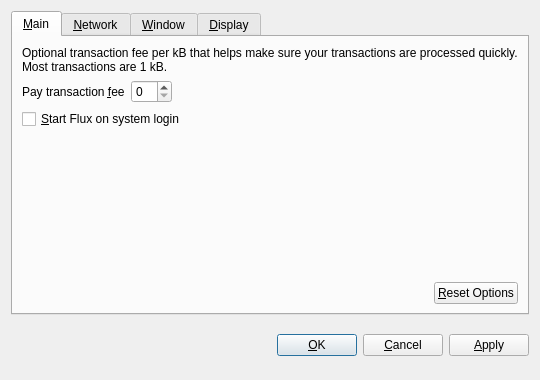
<?xml version="1.0" encoding="UTF-8"?>
<ui version="4.0">
 <class>OptionsDialog</class>
 <widget class="QDialog" name="OptionsDialog">
  <property name="geometry">
   <rect>
    <x>0</x>
    <y>0</y>
    <width>540</width>
    <height>380</height>
   </rect>
  </property>
  <property name="windowTitle">
   <string>Options</string>
  </property>
  <property name="modal">
   <bool>true</bool>
  </property>
  <layout class="QVBoxLayout" name="verticalLayout">
   <item>
    <widget class="QTabWidget" name="tabWidget">
     <property name="tabPosition">
      <enum>QTabWidget::North</enum>
     </property>
     <property name="currentIndex">
      <number>0</number>
     </property>
     <widget class="QWidget" name="tabMain">
      <attribute name="title">
       <string>&amp;Main</string>
      </attribute>
      <layout class="QVBoxLayout" name="verticalLayout_Main">
       <item>
        <widget class="QLabel" name="transactionFeeInfoLabel">
         <property name="text">
          <string>Optional transaction fee per kB that helps make sure your transactions are processed quickly. Most transactions are 1 kB.</string>
         </property>
         <property name="textFormat">
          <enum>Qt::PlainText</enum>
         </property>
         <property name="wordWrap">
          <bool>true</bool>
         </property>
        </widget>
       </item>
       <item>
        <layout class="QHBoxLayout" name="horizontalLayout_1_Main">
         <item>
          <widget class="QLabel" name="transactionFeeLabel">
           <property name="text">
            <string>Pay transaction &amp;fee</string>
           </property>
           <property name="textFormat">
            <enum>Qt::PlainText</enum>
           </property>
           <property name="buddy">
            <cstring>transactionFee</cstring>
           </property>
          </widget>
         </item>
         <item>
          <widget class="FluxAmountField" name="transactionFee"/>
         </item>
         <item>
          <spacer name="horizontalSpacer_1_Main">
           <property name="orientation">
            <enum>Qt::Horizontal</enum>
           </property>
           <property name="sizeHint" stdset="0">
            <size>
             <width>40</width>
             <height>20</height>
            </size>
           </property>
          </spacer>
         </item>
        </layout>
       </item>
       <item>
        <widget class="QCheckBox" name="fluxAtStartup">
         <property name="toolTip">
          <string>Automatically start Flux after logging in to the system.</string>
         </property>
         <property name="text">
          <string>&amp;Start Flux on system login</string>
         </property>
        </widget>
       </item>
       <item>
        <spacer name="verticalSpacer_Main">
         <property name="orientation">
          <enum>Qt::Vertical</enum>
         </property>
         <property name="sizeHint" stdset="0">
          <size>
           <width>20</width>
           <height>40</height>
          </size>
         </property>
        </spacer>
       </item>
       <item>
        <layout class="QHBoxLayout" name="horizontalLayout_2_Main">
         <item>
          <spacer name="horizontalSpacer_2_Main">
           <property name="orientation">
            <enum>Qt::Horizontal</enum>
           </property>
           <property name="sizeHint" stdset="0">
            <size>
             <width>40</width>
             <height>20</height>
            </size>
           </property>
          </spacer>
         </item>
         <item>
          <widget class="QPushButton" name="resetButton">
           <property name="toolTip">
            <string>Reset all client options to default.</string>
           </property>
           <property name="text">
            <string>&amp;Reset Options</string>
           </property>
           <property name="autoDefault">
            <bool>false</bool>
           </property>
          </widget>
         </item>
        </layout>
       </item>
      </layout>
     </widget>
     <widget class="QWidget" name="tabNetwork">
      <attribute name="title">
       <string>&amp;Network</string>
      </attribute>
      <layout class="QVBoxLayout" name="verticalLayout_Network">
       <item>
        <widget class="QCheckBox" name="mapPortUpnp">
         <property name="toolTip">
          <string>Automatically open the Flux client port on the router. This only works when your router supports UPnP and it is enabled.</string>
         </property>
         <property name="text">
          <string>Map port using &amp;UPnP</string>
         </property>
        </widget>
       </item>
       <item>
        <widget class="QCheckBox" name="connectSocks">
         <property name="toolTip">
          <string>Connect to the Flux network through a SOCKS proxy (e.g. when connecting through Tor).</string>
         </property>
         <property name="text">
          <string>&amp;Connect through SOCKS proxy:</string>
         </property>
        </widget>
       </item>
       <item>
        <layout class="QHBoxLayout" name="horizontalLayout_Network">
         <item>
          <widget class="QLabel" name="proxyIpLabel">
           <property name="text">
            <string>Proxy &amp;IP:</string>
           </property>
           <property name="textFormat">
            <enum>Qt::PlainText</enum>
           </property>
           <property name="buddy">
            <cstring>proxyIp</cstring>
           </property>
          </widget>
         </item>
         <item>
          <widget class="QValidatedLineEdit" name="proxyIp">
           <property name="maximumSize">
            <size>
             <width>140</width>
             <height>16777215</height>
            </size>
           </property>
           <property name="toolTip">
            <string>IP address of the proxy (e.g. 127.0.0.1)</string>
           </property>
          </widget>
         </item>
         <item>
          <widget class="QLabel" name="proxyPortLabel">
           <property name="text">
            <string>&amp;Port:</string>
           </property>
           <property name="textFormat">
            <enum>Qt::PlainText</enum>
           </property>
           <property name="buddy">
            <cstring>proxyPort</cstring>
           </property>
          </widget>
         </item>
         <item>
          <widget class="QLineEdit" name="proxyPort">
           <property name="maximumSize">
            <size>
             <width>55</width>
             <height>16777215</height>
            </size>
           </property>
           <property name="toolTip">
            <string>Port of the proxy (e.g. 9050)</string>
           </property>
          </widget>
         </item>
         <item>
          <widget class="QLabel" name="socksVersionLabel">
           <property name="text">
            <string>SOCKS &amp;Version:</string>
           </property>
           <property name="textFormat">
            <enum>Qt::PlainText</enum>
           </property>
           <property name="buddy">
            <cstring>socksVersion</cstring>
           </property>
          </widget>
         </item>
         <item>
          <widget class="QValueComboBox" name="socksVersion">
           <property name="toolTip">
            <string>SOCKS version of the proxy (e.g. 5)</string>
           </property>
          </widget>
         </item>
         <item>
          <spacer name="horizontalSpacer_Network">
           <property name="orientation">
            <enum>Qt::Horizontal</enum>
           </property>
           <property name="sizeHint" stdset="0">
            <size>
             <width>40</width>
             <height>20</height>
            </size>
           </property>
          </spacer>
         </item>
        </layout>
       </item>
       <item>
        <spacer name="verticalSpacer_Network">
         <property name="orientation">
          <enum>Qt::Vertical</enum>
         </property>
         <property name="sizeHint" stdset="0">
          <size>
           <width>20</width>
           <height>40</height>
          </size>
         </property>
        </spacer>
       </item>
      </layout>
     </widget>
     <widget class="QWidget" name="tabWindow">
      <attribute name="title">
       <string>&amp;Window</string>
      </attribute>
      <layout class="QVBoxLayout" name="verticalLayout_Window">
       <item>
        <widget class="QCheckBox" name="minimizeToTray">
         <property name="toolTip">
          <string>Show only a tray icon after minimizing the window.</string>
         </property>
         <property name="text">
          <string>&amp;Minimize to the tray instead of the taskbar</string>
         </property>
        </widget>
       </item>
       <item>
        <widget class="QCheckBox" name="minimizeOnClose">
         <property name="toolTip">
          <string>Minimize instead of exit the application when the window is closed. When this option is enabled, the application will be closed only after selecting Quit in the menu.</string>
         </property>
         <property name="text">
          <string>M&amp;inimize on close</string>
         </property>
        </widget>
       </item>
       <item>
        <spacer name="verticalSpacer_Window">
         <property name="orientation">
          <enum>Qt::Vertical</enum>
         </property>
         <property name="sizeHint" stdset="0">
          <size>
           <width>20</width>
           <height>40</height>
          </size>
         </property>
        </spacer>
       </item>
      </layout>
     </widget>
     <widget class="QWidget" name="tabDisplay">
      <attribute name="title">
       <string>&amp;Display</string>
      </attribute>
      <layout class="QVBoxLayout" name="verticalLayout_Display">
       <item>
        <layout class="QHBoxLayout" name="horizontalLayout_1_Display">
         <item>
          <widget class="QLabel" name="langLabel">
           <property name="text">
            <string>User Interface &amp;language:</string>
           </property>
           <property name="textFormat">
            <enum>Qt::PlainText</enum>
           </property>
           <property name="buddy">
            <cstring>lang</cstring>
           </property>
          </widget>
         </item>
         <item>
          <widget class="QValueComboBox" name="lang">
           <property name="toolTip">
            <string>The user interface language can be set here. This setting will take effect after restarting Flux.</string>
           </property>
          </widget>
         </item>
        </layout>
       </item>
       <item>
        <layout class="QHBoxLayout" name="horizontalLayout_2_Display">
         <item>
          <widget class="QLabel" name="unitLabel">
           <property name="text">
            <string>&amp;Unit to show amounts in:</string>
           </property>
           <property name="textFormat">
            <enum>Qt::PlainText</enum>
           </property>
           <property name="buddy">
            <cstring>unit</cstring>
           </property>
          </widget>
         </item>
         <item>
          <widget class="QValueComboBox" name="unit">
           <property name="toolTip">
            <string>Choose the default subdivision unit to show in the interface and when sending Flux.</string>
           </property>
          </widget>
         </item>
        </layout>
       </item>
       <item>
        <widget class="QCheckBox" name="displayAddresses">
         <property name="toolTip">
          <string>Whether to show Flux addresses in the transaction list or not.</string>
         </property>
         <property name="text">
          <string>&amp;Display addresses in transaction list</string>
         </property>
        </widget>
       </item>
       <item>
        <spacer name="verticalSpacer_Display">
         <property name="orientation">
          <enum>Qt::Vertical</enum>
         </property>
         <property name="sizeHint" stdset="0">
          <size>
           <width>20</width>
           <height>40</height>
          </size>
         </property>
        </spacer>
       </item>
      </layout>
     </widget>
    </widget>
   </item>
   <item>
    <layout class="QHBoxLayout" name="horizontalLayout_Buttons">
     <item>
      <spacer name="horizontalSpacer_1">
       <property name="orientation">
        <enum>Qt::Horizontal</enum>
       </property>
       <property name="sizeHint" stdset="0">
        <size>
         <width>40</width>
         <height>48</height>
        </size>
       </property>
      </spacer>
     </item>
     <item>
      <widget class="QLabel" name="statusLabel">
       <property name="font">
        <font>
         <weight>75</weight>
         <bold>true</bold>
        </font>
       </property>
       <property name="text">
        <string/>
       </property>
       <property name="textFormat">
        <enum>Qt::PlainText</enum>
       </property>
       <property name="wordWrap">
        <bool>true</bool>
       </property>
      </widget>
     </item>
     <item>
      <spacer name="horizontalSpacer_2">
       <property name="orientation">
        <enum>Qt::Horizontal</enum>
       </property>
       <property name="sizeHint" stdset="0">
        <size>
         <width>40</width>
         <height>48</height>
        </size>
       </property>
      </spacer>
     </item>
     <item>
      <widget class="QPushButton" name="okButton">
       <property name="text">
        <string>&amp;OK</string>
       </property>
      </widget>
     </item>
     <item>
      <widget class="QPushButton" name="cancelButton">
       <property name="text">
        <string>&amp;Cancel</string>
       </property>
       <property name="autoDefault">
        <bool>false</bool>
       </property>
      </widget>
     </item>
     <item>
      <widget class="QPushButton" name="applyButton">
       <property name="text">
        <string>&amp;Apply</string>
       </property>
       <property name="autoDefault">
        <bool>false</bool>
       </property>
      </widget>
     </item>
    </layout>
   </item>
  </layout>
 </widget>
 <customwidgets>
  <customwidget>
   <class>FluxAmountField</class>
   <extends>QSpinBox</extends>
   <header>fluxamountfield.h</header>
  </customwidget>
  <customwidget>
   <class>QValueComboBox</class>
   <extends>QComboBox</extends>
   <header>qvaluecombobox.h</header>
  </customwidget>
  <customwidget>
   <class>QValidatedLineEdit</class>
   <extends>QLineEdit</extends>
   <header>qvalidatedlineedit.h</header>
  </customwidget>
 </customwidgets>
 <resources/>
 <connections/>
</ui>
